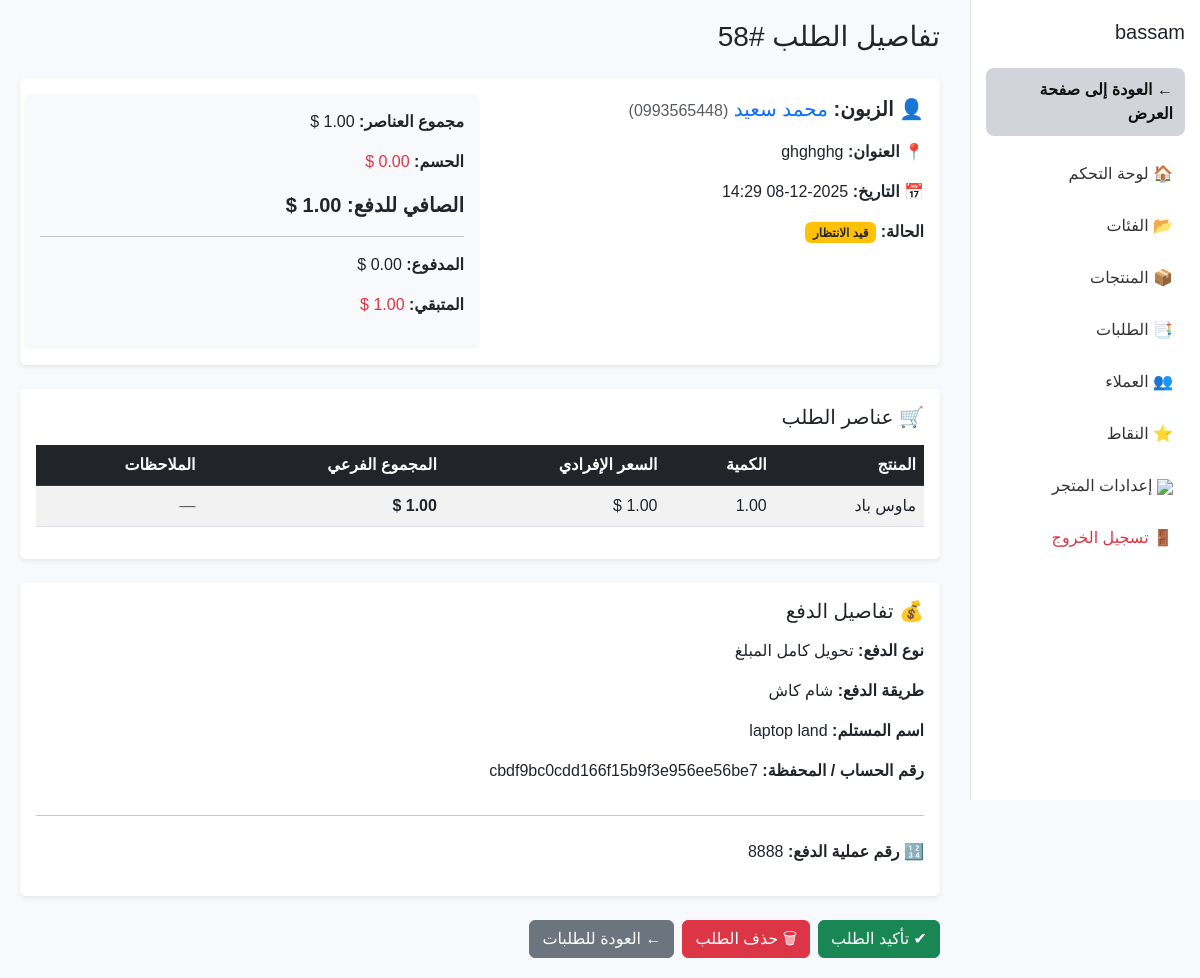
The page /dashboard/Alaman/dashboard/order/58/ (signed in) on the database its author committed.
### stores/models.py (models this page shows, shortened)
class Store(models.Model):
    owner = models.ForeignKey(User, on_delete=models.CASCADE, related_name="stores")
    name = models.CharField(max_length=200)
    slug = models.SlugField(unique=True)
    logo = models.ImageField(upload_to="store_logos/", blank=True, null=True)
    mobile = models.CharField(max_length=20)
    theme = models.IntegerField(default=1, choices=[(i, f"Theme {i}") for i in range(1, 6)])
    description = models.TextField(blank=True)
    description2 = models.TextField(blank=True)
    description3 = models.TextField(blank=True)
    description4 = models.TextField(blank=True)
    description5 = models.TextField(blank=True)
    is_active = models.BooleanField(default=True)
    allow_full_payment = models.BooleanField(default=True)   # تحويل كامل
    allow_partial_payment = models.BooleanField(default=False)  # دفعة مسبقة + باقي عند التسليم
    allow_cash_on_delivery = models.BooleanField(default=False)  # الدفع عند الاستلام
    payment_required_percentage = models.PositiveIntegerField(default=0)

### orders/models.py (models this page shows, shortened)
class Order(models.Model):
    is_seen_by_store = models.BooleanField(default=False)
    user = models.ForeignKey(User, on_delete=models.CASCADE)
    customer = models.ForeignKey(Customer, null=True, blank=True, on_delete=models.SET_NULL, related_name="orders")
    store = models.ForeignKey(Store, on_delete=models.CASCADE)
    total = models.DecimalField(max_digits=10, decimal_places=2)
    created_at = models.DateTimeField(auto_now_add=True)
    status = models.CharField(max_length=20, choices=STATUS_CHOICES, default="pending")
    discount = models.DecimalField(max_digits=10, decimal_places=2, default=0)
    payment = models.DecimalField(max_digits=10, decimal_places=2, default=0)
    transaction_type = models.CharField(max_length=10, choices=TRANSACTION_TYPES, default="sale")
    payment_method = models.ForeignKey(
    StorePaymentMethod,
    on_delete=models.SET_NULL,
    null=True,
    blank=True,
    related_name="orders_payment"
)
    payment_method_name = models.CharField(max_length=120, blank=True, null=True)
    payment_recipient_name = models.CharField(max_length=120, blank=True, null=True)
    payment_account_info = models.CharField(max_length=255, blank=True, null=True)
    payment_additional_info = models.TextField(blank=True, null=True)
    payment_type = models.CharField(max_length=20, choices=PAYMENT_TYPES, blank=True, null=True)
    shipping_address = models.CharField(max_length=255, blank=True, null=True)
    payment_proof_image = models.ImageField(upload_to="payments/", blank=True, null=True)
    payment_transaction_id = models.CharField(max_length=120, blank=True, null=True)
    @property
    def items_total(self):
        return sum(item.subtotal for item in self.items.all())
    @property
    def net_total(self):
        return self.items_total - self.discount
    @property
    def remaining(self):
        return self.net_total - self.payment

class OrderItem(models.Model):
    order = models.ForeignKey(Order, on_delete=models.CASCADE, related_name="items")
    product = models.ForeignKey(Product, on_delete=models.SET_NULL, null=True)
    quantity = models.DecimalField(max_digits=10, decimal_places=2)
    price = models.DecimalField(max_digits=8, decimal_places=2)
    direction = models.IntegerField(default=-1)  # بيع = -1 / شراء = +1
    item_note = models.TextField(blank=True, null=True, verbose_name="ملاحظات المنتج")
    @property
    def subtotal(self):
        return self.price * abs(self.quantity)

### accounts/models.py (models this page shows, shortened)
class Customer(models.Model):
    store = models.ForeignKey(Store, on_delete=models.CASCADE)
    name = models.CharField(max_length=150)
    phone = models.CharField(max_length=20)
    address = models.TextField(blank=True, null=True)
    note = models.TextField(blank=True, null=True)
    created_at = models.DateTimeField(auto_now_add=True)

### products/models.py (models this page shows, shortened)
class Product(models.Model):
    store = models.ForeignKey(Store, on_delete=models.CASCADE, related_name="products")
    name = models.CharField(max_length=200)
    description = models.TextField(blank=True)
    price = models.DecimalField(max_digits=8, decimal_places=2)
    stock = models.IntegerField(default=0)
    main_image = models.ImageField(upload_to="products/", blank=True, null=True)
    category = models.ForeignKey(Category,on_delete=models.SET_NULL,null=True,blank=True,related_name="products")
    category2 = models.ForeignKey(Category,on_delete=models.SET_NULL,null=True,blank=True,related_name="secondary_products")
    active = models.BooleanField(default=True)

### dashboard/views.py (the view)
# urls.py: path("<slug:store_slug>/dashboard/order/<int:order_id>/",views.order_detail_dashboard,name="order_detail_dashboard"),
@login_required
def order_detail_dashboard(request, store_slug, order_id):
    store = get_object_or_404(Store, slug=store_slug, owner=request.user)
    order = get_object_or_404(Order, id=order_id, store=store)
    required_percent = store.payment_required_percentage or 0
    required_amount = 0
    if required_percent > 0:
        required_amount = (order.net_total * required_percent) / 100
    if not order.is_seen_by_store:
        order.is_seen_by_store = True
        order.save(update_fields=["is_seen_by_store"])
    return render(request, "dashboard/order_detail_dashboard.html", {
        "store": store,
        "order": order,
        "required_percent": required_percent,
        "required_amount": required_amount,
    })

### stores/context_processors.py (called while the page is built)
def current_store(request):
    store = None
    slug = request.resolver_match.kwargs.get("store_slug") or \
           request.resolver_match.kwargs.get("slug")
    if slug:
        try:
            store = Store.objects.get(slug=slug)
        except Store.DoesNotExist:
            store = None
    return {
        "current_store": store
    }

### dashboard/templates/dashboard/order_detail_dashboard.html (shortened to what this page needs)
{% load static %}
<!DOCTYPE html>
<html lang="ar" dir="rtl">
<head>
    <link href="https://cdn.jsdelivr.net/npm/bootstrap@5.3.0/dist/css/bootstrap.rtl.min.css" rel="stylesheet">
</head>
<body>
{% include "dashboard/sidebar.html" %}
<div class="content">
    <h3 class="mb-4">تفاصيل الطلب #{{ order.id }}</h3>
    <div class="card p-3 mb-4 shadow-sm border-0">
        <div class="row">
            <div class="col-md-6">
                <p class="fs-5">
                    <strong>👤 الزبون:</strong>
                    {% if order.customer %}
                        <span class="text-primary">{{ order.customer.name }}</span>
                        <span class="text-muted fs-6">({{ order.customer.phone }})</span>
                    {% else %}
                        <span class="text-muted">زبون غير مسجل</span>
                    {% endif %}
                </p>
                <p><strong>📍 العنوان:</strong>
                    {% if order.shipping_address %}
                        {{ order.shipping_address }}
                    {% else %}
                        <span class="text-muted">—</span>
                    {% endif %}
                </p>
                <p><strong>📅 التاريخ:</strong> {{ order.created_at|date:"Y-m-d H:i" }}</p>
                <p>
                    <strong>الحالة:</strong>
                    {% if order.status == "pending" %}
                        <span class="badge bg-warning text-dark">قيد الانتظار</span>
                    {% else %}
                        <span class="badge bg-success">تم التأكيد</span>
                    {% endif %}
                </p>
            </div>
            <div class="col-md-6 bg-light p-3 rounded">
                <p><strong>مجموع العناصر:</strong> {{ order.items_total|floatformat:2 }} $</p>
                <p><strong>الحسم:</strong> <span class="text-danger">{{ order.discount|floatformat:2 }} $</span></p>
                <p class="fs-5 fw-bold">
                    <strong>الصافي للدفع:</strong> {{ order.net_total|floatformat:2 }} $
                </p>
                <hr>
                <p><strong>المدفوع:</strong> {{ order.payment|floatformat:2 }} $</p>
                <p><strong>المتبقي:</strong>
                    <span class="{% if order.remaining > 0 %}text-danger{% else %}text-success{% endif %}">
                        {{ order.remaining|floatformat:2 }} $
                    </span>
                </p>
            </div>
        </div>
    </div>
    <div class="card p-3 mb-4 shadow-sm border-0">
        <h5 class="mb-3">🛒 عناصر الطلب</h5>
        <div class="table-responsive">
            <table class="table table-striped align-middle table-hover">
                <thead class="table-dark">
                    <tr>
                        <th>المنتج</th>
                        <th>الكمية</th>
                        <th>السعر الإفرادي</th>
                        <th>المجموع الفرعي</th>
                        <th>الملاحظات</th>
                    </tr>
                </thead>
                <tbody>
                    {% for item in order.items.all %}
                    <tr>
                        <td>{{ item.product.name }}</td>
                        <td>{{ item.quantity }}</td>
                        <td>{{ item.price|floatformat:2 }} $</td>
                        <td class="fw-bold">{{ item.subtotal|floatformat:2 }} $</td>
                        <td>
                            {% if item.item_note %}
                                <div class="note-box">
                                    📝 {{ item.item_note }}
                                </div>
                            {% else %}
                                <span class="text-muted">—</span>
                            {% endif %}
                        </td>
                    </tr>
                    {% empty %}
                    <tr>
                        <td colspan="5" class="text-center text-muted">لا توجد عناصر في هذا الطلب</td>
                    </tr>
                    {% endfor %}
                </tbody>
            </table>
        </div>
    </div>
    <div class="card p-3 mb-4 shadow-sm border-0">
        <h5 class="mb-3">💰 تفاصيل الدفع</h5>
        {% if order.payment_type %}
            <p>
                <strong>نوع الدفع:</strong>
                {% if order.payment_type == "full" %}
                    تحويل كامل المبلغ
                {% elif order.payment_type == "partial" %}
                    دفعة مسبقة + باقي عند التسليم
                {% else %}
                    الدفع عند الاستلام
                {% endif %}
            </p>
        {% endif %}
        {% if order.payment_method_name %}
            <p><strong>طريقة الدفع:</strong> {{ order.payment_method_name }}</p>
        {% endif %}
        {% if order.payment_recipient_name %}
            <p><strong>اسم المستلم:</strong> {{ order.payment_recipient_name }}</p>
        {% endif %}
        {% if order.payment_account_info %}
            <p><strong>رقم الحساب / المحفظة:</strong> {{ order.payment_account_info }}</p>
        {% endif %}
        {% if order.payment_proof_image or order.payment_transaction_id %}
            <hr>
            {% if order.payment_transaction_id %}
                <p class="mt-2">
                    <strong>🔢 رقم عملية الدفع:</strong>
                    {{ order.payment_transaction_id }}
                </p>
            {% endif %}
        {% endif %}
    </div>
    <div class="d-flex gap-2">
        {% if order.status == "pending" %}
            <a href="{% url 'dashboard:confirm_order' store.slug order.id %}"
               class="btn btn-success">
               ✔ تأكيد الطلب
            </a>
        {% endif %}
        <form method="post" action="{% url 'dashboard:delete_order' store.slug order.id %}">
            <button type="submit" class="btn btn-danger"
                onclick="return confirm('هل أنت متأكد من حذف الطلب؟');">
              🗑 حذف الطلب
            </button>
        </form>
        <a href="{% url 'dashboard:orders_list' store.slug %}" class="btn btn-secondary">
            ← العودة للطلبات
        </a>
    </div>
</div>
</body>
</html>

### dashboard/templates/dashboard/sidebar.html (shortened to what this page needs)
{% load static %}
<div class="sidebar" id="sidebar">
    <h5 class="mb-4">{{ store.name }}</h5>
    <div class="mb-3">
        <a href="/store/{{ store.slug }}/" class="back-to-store-btn">
            ← العودة إلى صفحة العرض
        </a>
    </div>
    <a href="{% url 'dashboard:home' store.slug %}">🏠 لوحة التحكم</a>
    <a href="{% url 'dashboard:categories_list' store.slug %}">📂 الفئات</a>
    <a href="{% url 'dashboard:products_list' store.slug %}">📦 المنتجات</a>
    <a href="{% url 'dashboard:orders_list' store.slug %}"
       class="position-relative">
       📑 الطلبات
    </a>
    <a href="{% url 'dashboard:customers_list' store.slug %}">👥 العملاء</a>
    <a href="{% url 'dashboard:points_page' store.slug %}">⭐ النقاط</a>
    <a href="{% url 'dashboard:store_settings' store.slug %}">
        <img src="{% static 'images/settings.png' %}" class="ico">
        <span>إعدادات المتجر</span>
    </a>
    <a href="{% url 'core:index' %}" class="text-danger">🚪 تسجيل الخروج</a>
</div>

### dashboard/templates/dashboard/order_detail_dashboard.html (style rules this page uses)
body { background:#f7f9fc; font-family:"Cairo",sans-serif; }
.sidebar { width: 230px; background:#fff; height:100vh; position:fixed; top:0; right:0; padding:20px 15px; border-left:1px solid #e0e0e0; }
.sidebar a { display:block; padding:10px 12px; margin-bottom:8px; color:#333; border-radius:8px; text-decoration:none; }
.content { margin-right:240px; padding:20px; }
.back-to-store-btn { background: #d1d5db; color: #111 !important; padding: 10px 18px; border-radius: 10px; border: none; font-weight: 600; display: inline-flex; align-items: center; gap: 6px; }

### rows shown on the page
Store: name "bassam"
Order: id "58", customer.name "محمد سعيد", customer.phone "0993565448", shipping_address "ghghghg", created_at "2025-12-08 14:29", net_total "1.00", remaining "1.00", payment_method_name "شام كاش", payment_recipient_name "laptop land", payment_account_info "cbdf9bc0cdd166f15b9f3e956ee56be7", payment_transaction_id "8888"
OrderItem: product.name "ماوس باد", quantity "1.00", price "1.00", subtotal "1.00"
